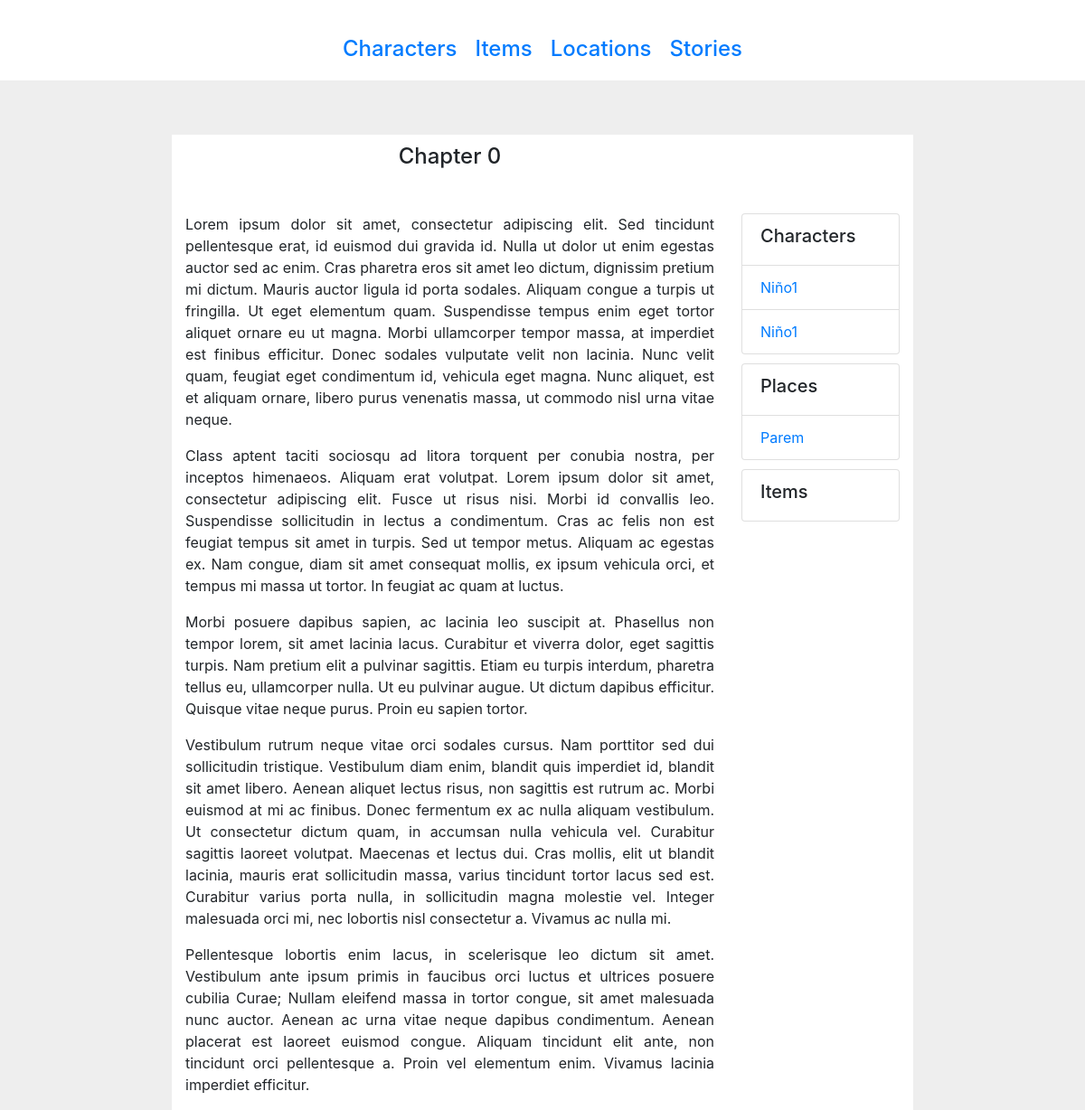
/stories/1, run on the app's committed database.
### Stories/models.py (models this page shows, shortened)
class Story(models.Model):
    name = models.CharField(max_length=50)
    story = models.TextField(max_length=100000, default="", blank=True)
    def get_story_as_paragraph_list(self):
        splitted_story = self.story.split("\n")
        return splitted_story

class CharacterInStory(models.Model):
    character = models.ForeignKey(Character, on_delete=models.PROTECT, blank=False, null=False)
    story = models.ForeignKey(Story, on_delete=models.PROTECT, blank=False, null=False)

class PlaceInStory(models.Model):
    place = models.ForeignKey(Place, on_delete=models.PROTECT, blank=False, null=False)
    story = models.ForeignKey(Story, on_delete=models.PROTECT, blank=False, null=False)

### Characters/models.py (models this page shows, shortened)
class Character(models.Model):
    name = models.CharField(max_length=50)
    backstory = models.TextField(max_length=10000, default="", blank=True)
    age = models.IntegerField(null=True, blank=True, default=None)
    portrait = models.ImageField(blank=False, default="images/character_portraits/default.png", upload_to='images/character_portraits')

### Locations/models.py (models this page shows, shortened)
class Place(models.Model):
    name = models.CharField(max_length=50)
    story = models.TextField(max_length=10000, default="", blank=True)
    foundation = models.IntegerField(blank=True, null=True)
    region = models.ForeignKey(Region, on_delete=models.PROTECT, blank=True, null=True)

### Stories/views.py (the view)
# urls.py: path('<int:pk>', StoryView.as_view()),
class StoryView(TemplateView):
    template_name = "story.html"
    def get_context_data(self, **kwargs):
        context = super().get_context_data(**kwargs)
        context["project_name"] = PROJECT_NAME
        current_story = Story.objects.get(id=kwargs["pk"])
        context["story"] = current_story
        context["story_images"] = StoryImage.objects.filter(story=current_story)
        context["related_characters"] = CharacterInStory.objects.filter(story=current_story)
        context["related_places"] = PlaceInStory.objects.filter(story=current_story)
        context["related_items"] = ItemInStory.objects.filter(story=current_story)
        return context

### Stories/templates/story.html (shortened to what this page needs)
{% extends "base.html" %}
{% block content %}
    <div style="height: 10px"></div>
    <div class="row">
        <div class="col-9">
            <h4 style="text-align: center">{{ story.name }}</h4>
        </div>
        <div class="col-3"></div>
    </div>
    <div style="height: 40px"></div>
    <div class="row">
        <div class="col-9">
            {% for paragraph in story.get_story_as_paragraph_list %}
                <p class="text-justify">{{ paragraph }}</p>
            {% endfor %}
        </div>
        <div class="col-3">
            <ul class="list-group">
                <li class="list-group-item">
                    <h5>
                        Characters
                    </h5>
                </li>
                {% for relation in related_characters %}
                    <li class="list-group-item">
                        <a href="/characters/{{ relation.character.id }}">
                            {{ relation.character.name }}
                        </a>
                    </li>
                {% endfor %}
            </ul>
            <div style="height: 10px"></div>
            <ul class="list-group">
                <li class="list-group-item">
                    <h5>
                        Places
                    </h5>
                </li>
                {% for relation in related_places %}
                    <li class="list-group-item">
                        <a href="/places/{{ relation.place.id }}">
                            {{ relation.place.name }}
                        </a>
                    </li>
                {% endfor %}
            </ul>
            <div style="height: 10px"></div>
            <ul class="list-group">
                <li class="list-group-item">
                    <h5>
                        Items
                    </h5>
                </li>
            </ul>
        </div>
    </div>
{% endblock %}

### data on the page
Story: name "Chapter 0"
CharacterInStory: character.name "Niño1"
CharacterInStory: character.name "Niño1"
PlaceInStory: place.name "Parem"
